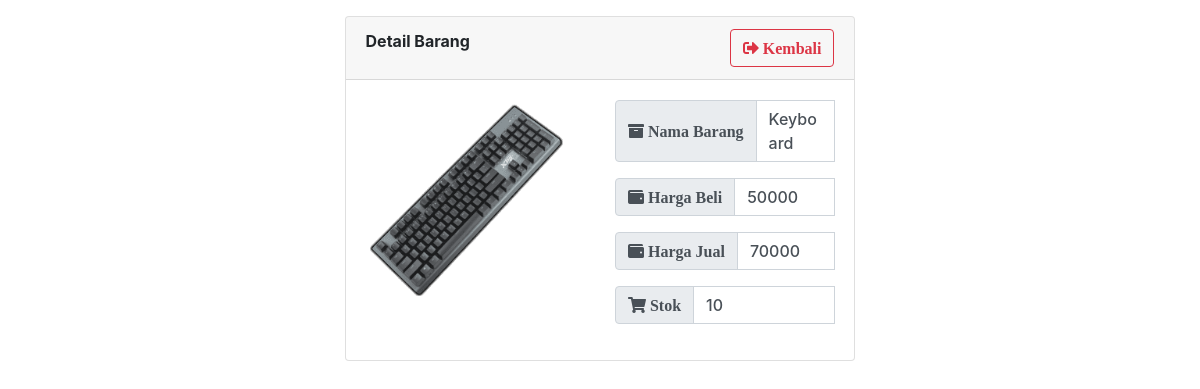
The page /show.php?id=33 on the database its author committed.
### tables this page shows
CREATE TABLE `contacts` (
  `id` int(10) UNSIGNED NOT NULL,
  `name` varchar(1000) NOT NULL,
  `hargabeli` int(50) NOT NULL,
  `hargajual` int(50) NOT NULL,
  `stok` int(50) NOT NULL,
  `image` text NOT NULL
);

### show.php (the view, shortened to what this page needs)
<?php
  require_once('db.php');
  $upload_dir = 'uploads/';
  if (isset($_GET['id'])) {
    $id = $_GET['id'];
    $sql = "select * from contacts where id=".$id;
    $result = mysqli_query($conn, $sql);
    if (mysqli_num_rows($result) > 0) {
      $row = mysqli_fetch_assoc($result);
    }else {
      $errorMsg = 'Could not Find Any Record';
    }
  }
?>
<!DOCTYPE html>
<html>
  <head>
    <link rel="stylesheet" href="css/bootstrap.min.css">
    <link rel="stylesheet" href="https://use.fontawesome.com/releases/v5.0.13/css/all.css">
    <link rel="stylesheet" href="https://cdn.datatables.net/1.10.16/css/dataTables.bootstrap4.min.css">
    <link rel="stylesheet" href="https://cdnjs.cloudflare.com/ajax/libs/twitter-bootstrap/4.0.0/css/bootstrap.css">
  </head>
  <body>
      <nav class="navbar navbar-expand-md navbar-light navbar-laravel">
      </nav>
      <div class="container">
        <div class="row justify-content-center">
          <div class="card">
            <div class="card-header">
              <div class="font-weight-bold float-left">Detail Barang</div>
              <a class="btn btn-outline-danger float-right" href="index.php"><i class="fa fa-sign-out-alt">   Kembali</i></a>
            </div>
            <div class="card-body">
              <div class="row">
                <div class="col-md">
                    <img src="<?php echo $upload_dir.$row['image'] ?>" height="200">
                </div>
                <div class="col-md">
                    <div class="form-group">
                        <div class="input-group mb-3">
                          <div class="input-group-prepend">
                            <span class="input-group-text"><i class="fa fa-archive"> Nama Barang</i></span>
                          </div>
                          <h5 class="form-control">
                            <span span><?php echo $row['name'] ?></span>
                          </h5>
                    </div>
                    <div class="form-group">
                        <div class="input-group mb-3">
                          <div class="input-group-prepend">
                            <span class="input-group-text"><i class="fas fa-wallet"> Harga Beli</i></span>
                          </div>
                          <h5 class="form-control">
                            <span span><?php echo $row['hargabeli'] ?></span>
                          </h5>
                    </div>
                    <div class="form-group">
                        <div class="input-group mb-3">
                          <div class="input-group-prepend">
                            <span class="input-group-text"><i class="fas fa-wallet"> Harga Jual</i></span>
                          </div>
                          <h5 class="form-control">
                            <span span><?php echo $row['hargajual'] ?></span>
                          </h5>
                    </div>
                    <div class="form-group">
                        <div class="input-group mb-3">
                          <div class="input-group-prepend">
                            <span class="input-group-text"><i class="fa fa-shopping-cart"> Stok</i></span>
                          </div>
                          <h5 class="form-control">
                            <span span><?php echo $row['stok'] ?></span>
                          </h5>
                    </div>
                </div>
              </div>
            </div>
          </div>
        </div>
      </div>
    </body>
  </html>

### rows shown on the page
contacts: image (picture), name "Keyboard", hargabeli "50000", hargajual "70000", stok "10"
